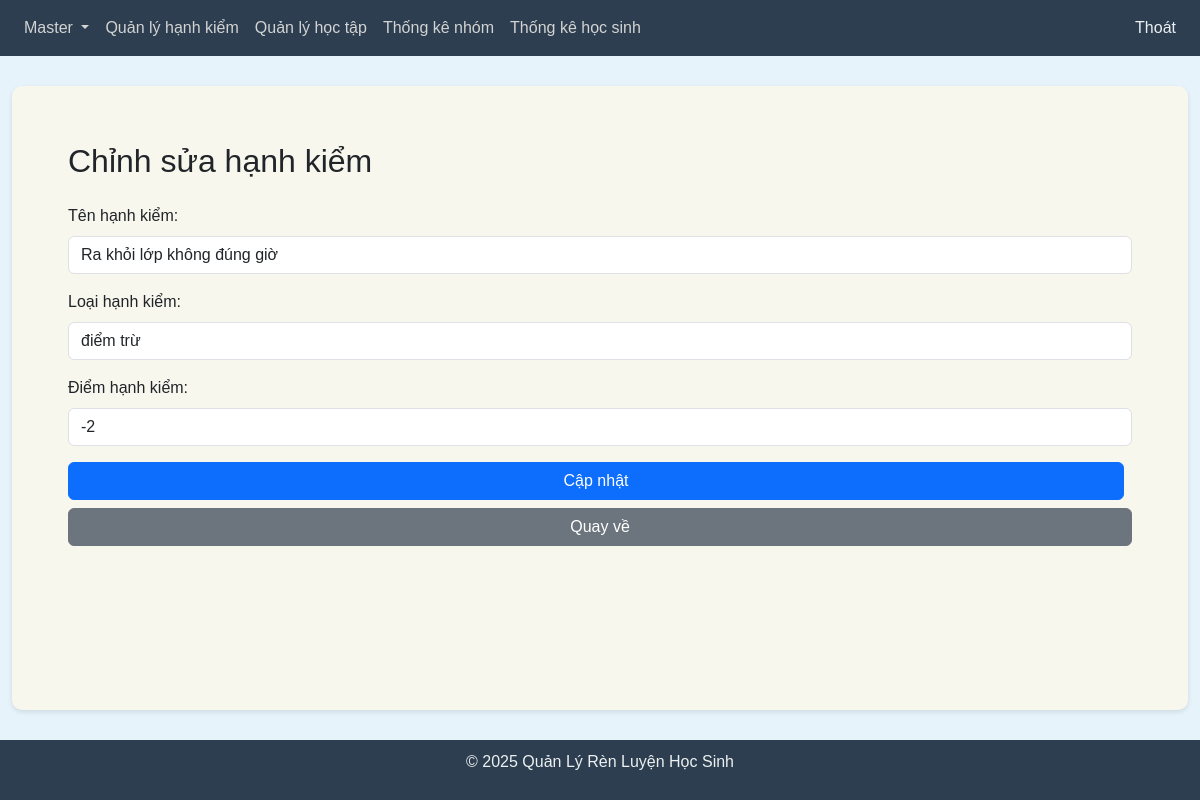
The page /admin/conducts/edit/9 (signed in) on the database its author committed.
### tables this page shows
CREATE TABLE Conduct (
                id INTEGER PRIMARY KEY AUTOINCREMENT,
                name TEXT NOT NULL,
                conduct_type TEXT,
                conduct_points INTEGER,
                is_deleted BOOLEAN DEFAULT 0
            );

### blueprints/admin.py (the view, shortened to what this page needs)
@admin_bp.route('/conducts/edit/<int:id>', methods=['GET', 'POST'])
def conduct_edit(id):
    if 'user_id' in session:
        conduct_data = read_record_by_id('Conduct', id, ['id', 'name', 'conduct_type', 'conduct_points'])
        return render_template('conduct_edit.html', conduct_data=conduct_data, is_gvcn=is_user_gvcn())
    return redirect(url_for('auth.login'))

### blueprints/admin.py (called while the page is built)
def is_user_gvcn():
    if 'user_id' in session:
        user = read_record_by_id('Users', session['user_id'])
        role = read_record_by_id('Roles', user[6])  # Giả sử cột role_id là cột thứ 7 (index 6)
        return role and role[1] == 'GVCN'
    return False

### db_utils.py (called while the page is built)
def connect_db():
    try:
        conn = sqlite3.connect('schoolX.db')
        return conn
    except sqlite3.Error as e:
        return None

def read_record_by_id(table_name, record_id, fields=['*'], id_column='id'):
    try:
        conn = connect_db()
        if conn is None:
            return None
        cursor = conn.cursor()
        columns = ', '.join(fields)
        sql = f"SELECT {columns} FROM {table_name} WHERE {id_column} = ? AND is_deleted = 0"
        cursor.execute(sql, (record_id,))
        result = cursor.fetchone()
        return result
    except sqlite3.Error as e:
        return None
    finally:
        if conn:
            conn.close()

### templates/conduct_edit.html (shortened to what this page needs)
{% extends "base.html" %}
{% block content %}
    <div class="container">
        <h2 class="mt-4 mb-4">Chỉnh sửa hạnh kiểm</h2>
        <form method="POST">
            <div class="mb-3">
                <label for="name" class="form-label">Tên hạnh kiểm:</label>
                <input type="text" name="name" id="name" class="form-control" value="{{ conduct_data[1] }}" required>
            </div>
            <div class="mb-3">
                <label for="conduct_type" class="form-label">Loại hạnh kiểm:</label>
                <input type="text" name="conduct_type" id="conduct_type" class="form-control" value="{{ conduct_data[2] }}" required>
            </div>
            <div class="mb-3">
                <label for="conduct_points" class="form-label">Điểm hạnh kiểm:</label>
                <input type="number" name="conduct_points" id="conduct_points" class="form-control" value="{{ conduct_data[3] }}" required>
            </div>
            <div class="text-center d-flex justify-content-center flex-wrap">
                <button type="submit" class="btn btn-primary w-100 w-md-auto mb-2 mr-2">Cập nhật</button>
                <a href="{{ url_for('admin.conducts_list') }}" class="btn btn-secondary w-100 w-md-auto mb-2">Quay về</a>
            </div>
        </form>
    </div>
{% endblock %}

### templates/base.html (style rules this page uses)
body { font-family: Arial, sans-serif; margin: 0; padding: 0; min-height: 100vh; display: flex; flex-direction: column; background-color: #e6f3fa; }

### templates/conduct_edit.html (style rules this page uses)
@media (min-width: 768px) { .btn { min-width: 120px; } }

### rows shown on the page
Conduct: name "Ra khỏi lớp không đúng giờ", conduct_type "điểm trừ", conduct_points "-2"
